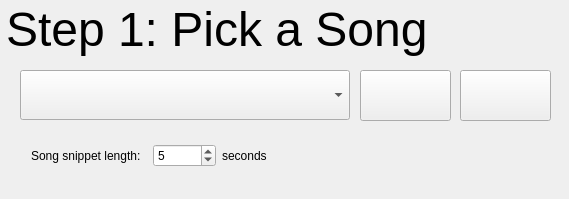
<?xml version="1.0" encoding="UTF-8"?>
<ui version="4.0">
 <class>Tapper</class>
 <widget class="QWidget" name="Tapper">
  <property name="geometry">
   <rect>
    <x>0</x>
    <y>0</y>
    <width>569</width>
    <height>199</height>
   </rect>
  </property>
  <property name="windowTitle">
   <string>Dialog</string>
  </property>
  <widget class="QWidget" name="outerWidgetPickSong" native="true">
   <property name="geometry">
    <rect>
     <x>0</x>
     <y>0</y>
     <width>561</width>
     <height>191</height>
    </rect>
   </property>
   <widget class="QComboBox" name="pickSongList">
    <property name="geometry">
     <rect>
      <x>20</x>
      <y>70</y>
      <width>330</width>
      <height>50</height>
     </rect>
    </property>
    <property name="font">
     <font>
      <pointsize>14</pointsize>
     </font>
    </property>
   </widget>
   <widget class="QLabel" name="stepNumber">
    <property name="geometry">
     <rect>
      <x>6</x>
      <y>1</y>
      <width>471</width>
      <height>57</height>
     </rect>
    </property>
    <property name="font">
     <font>
      <pointsize>36</pointsize>
     </font>
    </property>
    <property name="toolTip">
     <string>Select a song in which you wish to explore a beat.</string>
    </property>
    <property name="text">
     <string>Step 1: Pick a Song</string>
    </property>
   </widget>
   <widget class="QPushButton" name="shortPlayButton">
    <property name="geometry">
     <rect>
      <x>360</x>
      <y>70</y>
      <width>91</width>
      <height>51</height>
     </rect>
    </property>
    <property name="text">
     <string/>
    </property>
    <property name="icon">
     <iconset>
      <normaloff>../../../../../../../../../../../u/paepcke/fuerte/stacks/speakeasy/src/speakeasy/tapper/img/play.png</normaloff>../../../../../../../../../../../u/paepcke/fuerte/stacks/speakeasy/src/speakeasy/tapper/img/play.png</iconset>
    </property>
    <property name="iconSize">
     <size>
      <width>70</width>
      <height>35</height>
     </size>
    </property>
   </widget>
   <widget class="QWidget" name="horizontalLayoutWidget">
    <property name="geometry">
     <rect>
      <x>20</x>
      <y>130</y>
      <width>276</width>
      <height>51</height>
     </rect>
    </property>
    <layout class="QHBoxLayout" name="horizontalLayout">
     <item>
      <widget class="QLabel" name="sampleLength">
       <property name="text">
        <string>Song snippet length:  </string>
       </property>
      </widget>
     </item>
     <item>
      <widget class="QSpinBox" name="songSampleLength">
       <property name="maximum">
        <number>3600</number>
       </property>
       <property name="singleStep">
        <number>1</number>
       </property>
       <property name="value">
        <number>5</number>
       </property>
      </widget>
     </item>
     <item>
      <widget class="QLabel" name="label">
       <property name="text">
        <string>seconds</string>
       </property>
      </widget>
     </item>
    </layout>
   </widget>
  </widget>
  <widget class="QPushButton" name="shortPlayStopButton">
   <property name="geometry">
    <rect>
     <x>460</x>
     <y>70</y>
     <width>91</width>
     <height>51</height>
    </rect>
   </property>
   <property name="text">
    <string/>
   </property>
   <property name="icon">
    <iconset>
     <normaloff>../../../../../../../../../../../u/paepcke/fuerte/stacks/speakeasy/src/speakeasy/tapper/img/stop.png</normaloff>../../../../../../../../../../../u/paepcke/fuerte/stacks/speakeasy/src/speakeasy/tapper/img/stop.png</iconset>
   </property>
   <property name="iconSize">
    <size>
     <width>70</width>
     <height>35</height>
    </size>
   </property>
  </widget>
 </widget>
 <layoutdefault spacing="6" margin="11"/>
 <resources/>
 <connections/>
</ui>
